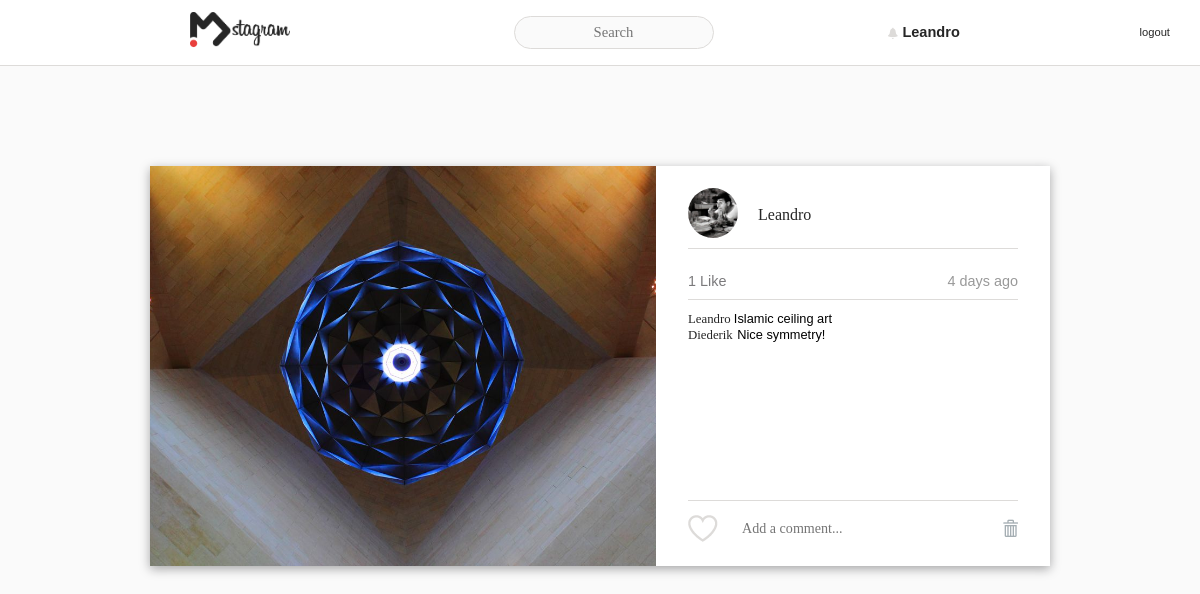
The page /postDetail.php?imageID=21 (signed in) on the database its author committed.
### tables this page shows
CREATE TABLE `posts` (
  `imageID` int(11) NOT NULL AUTO_INCREMENT,
  `fileLocation` varchar(300) NOT NULL DEFAULT '',
  `description` varchar(300) NOT NULL DEFAULT '',
  `filter` varchar(45) DEFAULT NULL,
  `imageUserID` int(11) DEFAULT NULL,
  `timestamp` timestamp NULL DEFAULT CURRENT_TIMESTAMP ON UPDATE CURRENT_TIMESTAMP,
  `location` varchar(255) DEFAULT NULL,
  PRIMARY KEY (`imageID`)
);

CREATE TABLE `users` (
  `userID` int(11) NOT NULL AUTO_INCREMENT,
  `email` varchar(255) NOT NULL,
  `fullname` varchar(255) NOT NULL,
  `username` varchar(255) NOT NULL,
  `password` varchar(255) NOT NULL,
  `private` varchar(45) NOT NULL DEFAULT 'no',
  `bio` varchar(150) DEFAULT '',
  `avatar` varchar(255) DEFAULT NULL,
  PRIMARY KEY (`userID`)
);

CREATE TABLE `comments` (
  `commentID` int(11) NOT NULL AUTO_INCREMENT,
  `commentUserID` int(11) NOT NULL,
  `commentImageID` int(11) NOT NULL,
  `commentTimestamp` timestamp NOT NULL DEFAULT CURRENT_TIMESTAMP ON UPDATE CURRENT_TIMESTAMP,
  `commentText` mediumtext NOT NULL,
  PRIMARY KEY (`commentID`),
  KEY `imageID_idx` (`commentImageID`),
  KEY `userID_idx` (`commentUserID`),
  CONSTRAINT `commentUserID` FOREIGN KEY (`commentUserID`) REFERENCES `users` (`userID`),
  CONSTRAINT `imageID` FOREIGN KEY (`commentImageID`) REFERENCES `posts` (`imageID`) ON DELETE NO ACTION ON UPDATE NO ACTION
);

### classes/postDetail.class.php (called while the page is built, shortened)
<?php
include_once ("includes/database.inc.php");
class postDetail{
    public function getImage($p_sProperty){
        global $conn;
        $this->m_iImageID = $p_sProperty;
        $statement = $conn->prepare("
                                    SELECT *
                                    FROM posts
                                    WHERE imageID = :imageID");
        $statement->bindValue(':imageID', $this->m_iImageID );
        $statement->execute();
        if($statement->rowCount() == 1){
            $result = $statement->fetch(PDO::FETCH_ASSOC);
            return $result;
        }
    }
    public function getAvatar($p_sProperty){
        global $conn;
        $this->m_iImageID = $p_sProperty;
        $getUserID = $conn->prepare("
                                    SELECT imageUserID
                                    FROM posts
                                    WHERE imageID = :imageID");
        $getUserID->bindValue(':imageID', $this->m_iImageID );
        $getUserID->execute();
        $userID = $getUserID->fetch(PDO::FETCH_ASSOC);
        $avatarLocation = $conn->prepare("
                                 SELECT avatar
                                 FROM users
                                 WHERE userID = :userID");
        $avatarLocation->bindValue(':userID', $userID['imageUserID']);
        $avatarLocation->execute();
        $result = $avatarLocation->fetch(PDO::FETCH_ASSOC);
        return $result;
    }
    public function getUsername($p_sProperty){
        global $conn;
        $this->m_iImageID = $p_sProperty;
        $getUserID = $conn->prepare("
                                    SELECT imageUserID
                                    FROM posts
                                    WHERE imageID = :imageID");
        $getUserID->bindValue(':imageID', $this->m_iImageID );
        $getUserID->execute();
        $userID = $getUserID->fetch(PDO::FETCH_ASSOC);
        $username = $conn->prepare("SELECT username
                                    FROM users
                                    WHERE userID = :userID");
        $username->bindValue(':userID', $userID['imageUserID']);
        $username->execute();
        $result = $username->fetch(PDO::FETCH_ASSOC);
        return $result;
    }
    public function getPostHour($p_sProperty){
        global $conn;
        $this->m_iImageID = $p_sProperty;
        $postTime = $conn->prepare("SELECT timestamp
                                   FROM posts
                                   WHERE imageID = :imageID");
        $postTime->bindValue(':imageID', $this->m_iImageID);
        $postTime->execute();
        $postTime = $postTime->fetch(PDO::FETCH_ASSOC);
        $currentTime = strtotime(date('Y-m-d H:i:s'));
        $postedTime = strtotime($postTime['timestamp']);
        $difference = $currentTime - $postedTime;
        $days = $difference/60/60/24;
        $hour = $difference/(60*60);
        $minutes = (abs($difference)/60);
        if(number_format($minutes, 0) < 1)
        {
            $result = "A moment ago";
        }
        elseif(number_format($hour, 0) < 1)
        {
            $result = number_format($minutes, 0). " minutes ago" ;
        }
        elseif(number_format($hour, 0) < 24)
        {
            $result = number_format($hour, 0)."h";
        }
        else
        {
            $result = number_format($days, 0)." days ago";
        }
        return $result;
    }
    public function getLikes($p_sProperty){
        global $conn;
        $this->m_iImageID = $p_sProperty;
        $likeCount = $conn->prepare("SELECT likeImageID
                                     FROM likes
                                     WHERE likeImageID = :likeImageID");
        $likeCount->bindValue(":likeImageID", $this->m_iImageID);
        $likeCount->execute();
        $result = $likeCount->rowCount();
        return $result;
    }
    public function likeCheck($p_sProperty){
        global $conn;
        $this->m_iImageID = $p_sProperty;
        $likeSenderID = $_SESSION['userID'];
        $likeCheck = $conn->prepare("SELECT *
                                     FROM likes
                                     WHERE likeImageID = $this->m_iImageID AND likeSenderID = $likeSenderID");
        $likeCheck->execute();
    }
    public function getUserID($p_sProperty){
        global $conn;
        $this->m_iImageID = $p_sProperty;
        $getUserID = $conn->prepare("
                                    SELECT imageUserID
                                    FROM posts
                                    WHERE imageID = :imageID");
        $getUserID->bindValue(':imageID', $this->m_iImageID );
        $getUserID->execute();
        $userID = $getUserID->fetch(PDO::FETCH_ASSOC);
        $result = $userID;
        return $result;
    }
    public function getDescription ($p_sProperty){
        global $conn;
        $this->m_iImageID = $p_sProperty;
        $getDescription = $conn->prepare("SELECT description
                                          FROM posts
                                          WHERE imageID = :imageID");
        $getDescription->bindValue(':imageID', $this->m_iImageID );
        $getDescription->execute();
        $description = $getDescription->fetch(PDO::FETCH_ASSOC);
        return $description;
    }
    public function getComments($p_sProperty){
        global $conn;
        $this->m_iImageID = $p_sProperty;
        $getComments = $conn->prepare("SELECT * from comments where commentImageID = :imageID");
        $getComments->bindValue(':imageID', $this->m_iImageID);
        $getComments->execute();
        $comments = $getComments->fetchAll();
        return $comments;
    }
}

### classes/users.class.php (called while the page is built, shortened)
<?php
class Users{
    private $m_sUsername;
    private $m_iUserID;
    public function __set($p_sProperty, $p_vValue)
    {
        switch($p_sProperty){
            case "UserID":
                $this->m_iUserID = $p_vValue;
                break;
        }
    }
    public function __get($p_sProperty)
    {
        switch($p_sProperty){
            case "Username":
                return $this->m_sUsername;
                break;
            case "UserID":
                return $this->m_iUserID;
                break;
        }
    }
    public function getProfile($p_sProperty)
    {
        $this->m_iUserID = $p_sProperty;
        $conn = new PDO('mysql:host=localhost; dbname=imdstagram', 'root', 'root');
        $getProfile = $conn->prepare("select * from users where userID = :userID");
        $getProfile->bindValue(':userID', $this->UserID);
        $getProfile->execute();
        $profileInfo = $getProfile->fetch(PDO::FETCH_ASSOC);
        $this->UserID = $profileInfo['userID'];
        $this->m_sUsername = $profileInfo['username'];
    }
}

### postDetail.php (the view, shortened to what this page needs)
<?php
    include_once ("includes/nav.inc.php");
    include_once ("classes/postDetail.class.php");
    include_once ("classes/users.class.php");
    $visible = "";
    if(isset($_GET['imageID'])){
        $post = new postDetail();
        $image = $post->getImage($_GET['imageID']);
        $avatar = $post->getAvatar($_GET['imageID']);
        $username = $post->getUsername($_GET['imageID']);
        $postTime = $post->getPostHour($_GET['imageID']);
        $likeCount = $post->getLikes($_GET['imageID']);
        $userID = $post->getUserID($_GET['imageID']);
        $description = $post->getDescription($_GET['imageID']);
        $comments = $post->getComments($_GET['imageID']);
        $likeCheck = $post->likeCheck($_GET['imageID']);
        if($likeCheck)
        {
            $source = "images/heart_filled.png";
            $class = "btnUnlike";
        }
        else
        {
            $source = "images/heart_blank.png";
            $class = "btnLike";
        }
    }
    if ($username['username'] == $_SESSION['username']){
        $visible = "visible";
    }
    $i = "";
?><!doctype html>
<html lang="en">
<head>
    <link rel="stylesheet" href="css/reset.css">
    <link rel="stylesheet" href="css/style.css">
    <link rel="stylesheet" href="css/cssgram.min.css">
</head>
<body>
    <div class="postDetail">
        <div class="innerLeft">
            <figure class="<?php echo $image['filter']; ?>">
                <img src="<?php echo $image['fileLocation']; ?>" alt="">
            </figure>
        </div>
        <div class="innerRight">
            <div class="innerRightContainer">
                <div class="innerRightHeader">
                    <a href="profile.php?userID=<?php echo $userID['imageUserID']; ?>"><img class="avatarPostDetail" src="<?php echo $avatar['avatar']; ?>" alt=""></a>
                    <a href="profile.php?userID=<?php echo $userID['imageUserID']; ?>"><p class="name<?php echo $i ?> namePostDetail"><?php echo $username['username']; ?></p></a>
                </div>
                <div class="innerRightSecondHeader">
                    <p class="likes"><?php
                                       if($likeCount == 0) {
                                           echo "No likes yet";
                                       }
                                       elseif($likeCount == 1)
                                       {
                                           echo $likeCount." Like";
                                       }
                                       else
                                       {
                                           echo $likeCount." Likes";
                                       }
                                     ?>
                    </p>
                    <p class="timestamp"><?php echo $postTime ?></p>
                </div>
                <div class="commentFeed">
                    <ul class="commentsList">
                        <li><a href="profile.php?userID=<?php echo $comment['commentUserID']; ?>">
                                <?php echo $username['username']; ?>
                            </a>
                            <span class="comment-text"><?php echo $description['description']; ?></span>
                        </li>
                        <?php foreach( $comments as $comment): ?>
                            <li>
                                <a href="profile.php?userID=<?php echo $comment['commentUserID']; ?>">
                                    <?php
                                    $user = new Users();
                                    $user->getProfile($comment['commentUserID']);
                                    $username = $user->Username;
                                    echo $username;
                                    ?></a>
                                <span class="comment-text"><?php echo htmlspecialchars($comment['commentText']); ?></span>
                            </li>
                        <?php endforeach; ?>
                    </ul>
                </div>
                <div class="innerRightFooter">
                    <form id="commentForm" class="innerRightFooterForm" action="" method="post">
                        <img id="heart" class="likeHeart <?php echo $class ?>" src="<?php echo $source ?>" alt="like"
                        value="<?php echo $_GET['imageID']; ?>">
                        <input class="commentField commentField<?php echo $i ?>" type="text" name="commentField" placeholder="Add a comment...">
                    </form>
                    <span class="glyphicon glyphicon-trash" id="<?php echo $visible; ?>" aria-hidden="true" title="Verwijder je foto"></span>
                </div>
            </div>
        </div>
    </div>
</body>
</html>

### css/style.css (style rules this page uses)
.glyphicon { position: relative; top: 1px; display: inline-block; font-family: 'Glyphicons Halflings'; font-style: normal; font-weight: normal; line-height: 1; cursor: pointer; -webkit-font-smoothing: antialiased; -moz-osx-font-smoothing: grayscale; }
.glyphicon-trash:before { content: "\e020"; }
body { font-family: Montserrat, sans-serif; background-color: #FAFAFA; color: #4E606A; margin-bottom: 30px; }
body a { text-decoration: none; color: #30618B; }
#floatingBtn a:active,a:link,a:visited { text-decoration: none; }
p { margin-top : 15px; font-size: .8em; }
figure { margin: 0; }
.postDetail { background-color: grey; width: 900px; height: 400px; margin: 100px auto 0 auto; display: flex; box-shadow: 0px 3px 10px #a5a5a6; }
.innerLeft { width: 600px; height: 400px; }
.innerLeft img { object-fit: cover; width: 100%; height: 100%; background-color: gold; }
.innerRight { width: 400px; height: 400px; background-color: white; }
.innerRightContainer { padding: 2em; }
.innerRightHeader { height: 50px; border-bottom: 1px solid #dddbd9; }
.innerRightSecondHeader { height: 50px; border-bottom: 1px solid #dddbd9; }
.innerRight .commentFeed { height: 200px; border-bottom: 1px solid #dddbd9; }
.commentFeed ul { padding: 10px 10px 10px 0; }
.commentFeed ul li a { font-family: 'instaBold', 'sans-serif'; font-size: .8em; margin: 0 0 5px 0; color: #262626; }
.commentFeed ul li span { font-family: 'instaRegular', sans-serif; color: #30618B; font-size: .8em; color: black; }
.avatarPostDetail { object-fit: cover; height: 50px; width: 50px; border-radius: 50%; float: left; display: inline-block; margin: -10px 0 0 0; }
.name { font-family: 'instaBold', 'sans-serif'; font-size: 1em; display: inline-block; margin: 5px 0 0 5px; color: #262626; }
.namePostDetail { font-family: 'instaBold', 'sans-serif'; font-size: 1em; display: inline-block; margin: 9px 0 0 20px; color: #262626; }
.innerRightSecondHeader { display: flex; flex-direction: row; justify-content: space-between; align-items: center; }
.likes { font-size: .9em; color: #7B7A7C; }
.timestamp { font-size: .9em; color: #999999; }
.commentFeed { overflow-y: scroll; }
.innerRightFooterForm { display: flex; flex-direction: row; align-items: center; }
#heart { margin: 10px 0 0 0; }
.commentField { width: 300px; margin: 10px 0 0 0; font-size: .8em; padding: 10px 0 10px 10px; border: none; color: #7B7A7C; }
.glyphicon-trash { float: right; margin-top: -25px; opacity: .5; cursor: pointer; visibility: hidden; }
#visible { visibility: visible; }
span { font-family: 'instaBold', 'sans-serif'; }

### rows shown on the page
posts: fileLocation (picture), imageUserID.avatar (picture), imageUserID.username "Leandro", timestamp "4 days ago", description "Islamic ceiling art"
comments: commentUserID.username "Diederik", commentText "Nice symmetry!"

### other values the page prints
$_SESSION['user'] "Leandro"
$likeCount "1"
